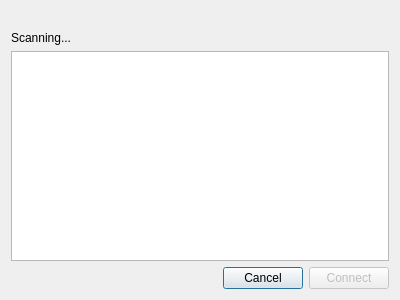
<?xml version="1.0" encoding="UTF-8"?>
<ui version="4.0">
 <class>RemoteSelector</class>
 <widget class="QDialog" name="RemoteSelector">
  <property name="geometry">
   <rect>
    <x>0</x>
    <y>0</y>
    <width>400</width>
    <height>300</height>
   </rect>
  </property>
  <property name="windowTitle">
   <string>Available chat services</string>
  </property>
  <layout class="QVBoxLayout" name="verticalLayout">
   <item>
    <widget class="QLabel" name="iconLabel">
     <property name="text">
      <string/>
     </property>
     <property name="alignment">
      <set>Qt::AlignCenter</set>
     </property>
    </widget>
   </item>
   <item>
    <widget class="QLabel" name="status">
     <property name="text">
      <string>Scanning...</string>
     </property>
    </widget>
   </item>
   <item>
    <widget class="QListWidget" name="remoteDevices"/>
   </item>
   <item>
    <layout class="QHBoxLayout" name="horizontalLayout">
     <item>
      <spacer name="horizontalSpacer">
       <property name="orientation">
        <enum>Qt::Horizontal</enum>
       </property>
       <property name="sizeHint" stdset="0">
        <size>
         <width>40</width>
         <height>20</height>
        </size>
       </property>
      </spacer>
     </item>
     <item>
      <widget class="QPushButton" name="cancelButton">
       <property name="text">
        <string>Cancel</string>
       </property>
      </widget>
     </item>
     <item>
      <widget class="QPushButton" name="connectButton">
       <property name="enabled">
        <bool>false</bool>
       </property>
       <property name="text">
        <string>Connect</string>
       </property>
      </widget>
     </item>
    </layout>
   </item>
  </layout>
 </widget>
 <resources/>
 <connections/>
</ui>
